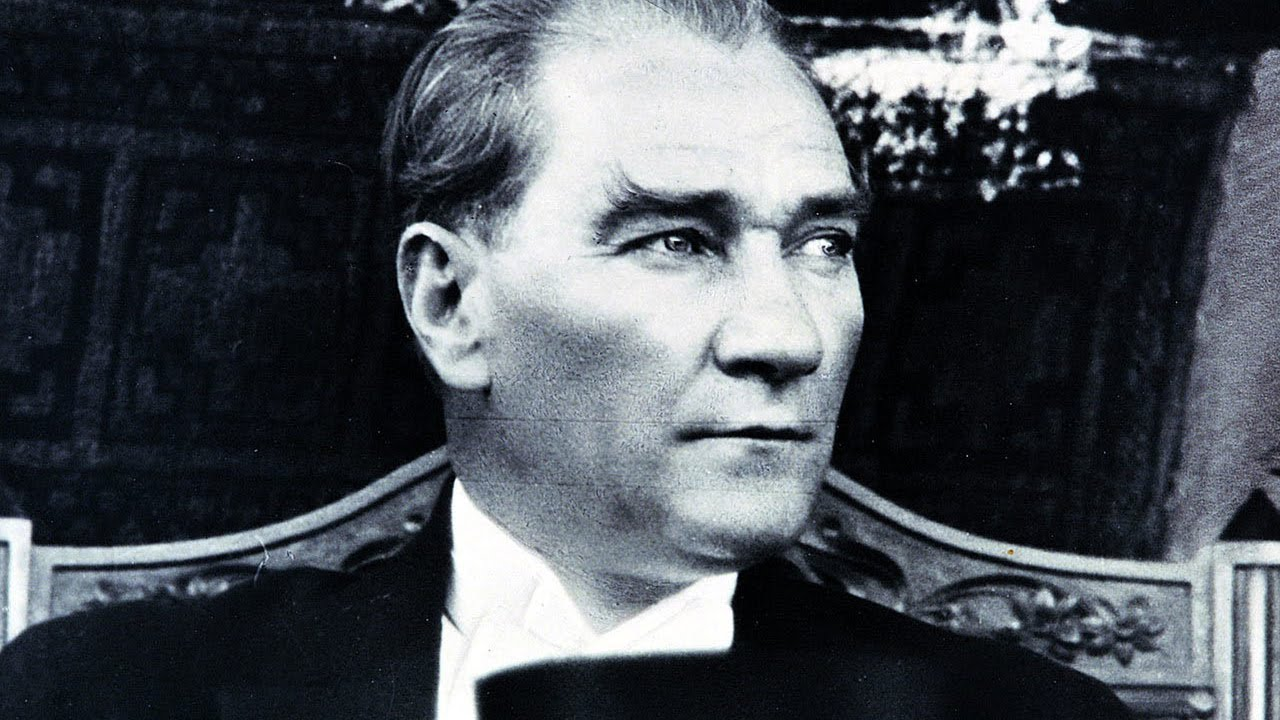
#> input picture 9 Advanced Modules/atatürk.jpg, 1280 x 720 px
$ python '6 pillow-foto-filtre.py'
#> lines starting #> are read from the running program, lines starting #| are printed output that depends on the picture
from PIL import Image,ImageFilter
#image = Image.open("kuş.jpg")   #resmi ekleme

#image.show()        #gösterme

#image.save("kuş2.jpg")  #kopya oluşturma

#image.rotate(180).save("kuş3.jpg")      #180 derece döndür ve kayıt et

#image.convert(mode = "L").save("kuş5.jpg")      #siyah beyaz yapma


            #boyut düşürme

#degistir = (960,600)
#image.thumbnail(degistir)
#image.save("kuş6.jpg")


                #resim bulurlaştırma

#image.filter(ImageFilter.GaussianBlur(5)).save("kuş7.jpg")


#resim kırpma

image2 = Image.open("atatürk.jpg")
#> image2 is the input picture: PIL image 1280x720 RGB; mean R, G, B 73.9, 78.9, 85.5
kirpilacak_alan = (340,0,950,600)
image2.crop(kirpilacak_alan).save("atatürk2.jpg")
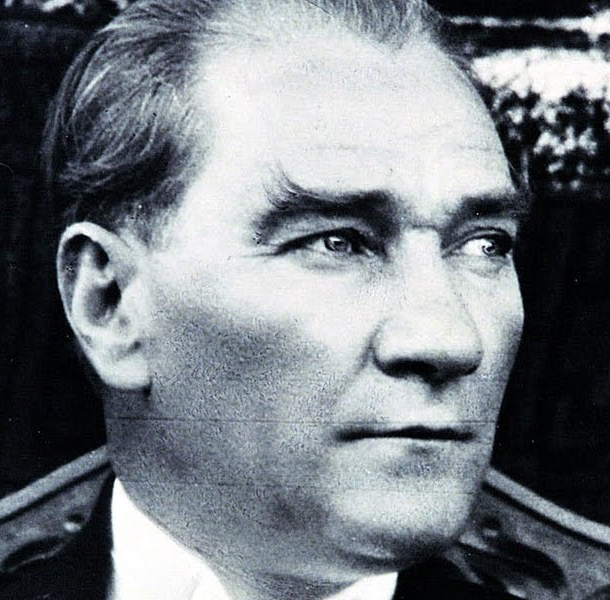
#> saved as atatürk2.jpg: PIL image 610x600 RGB; mean R, G, B 117.7, 123.3, 129.1

$ run again, with 9 Advanced Modules/kuş.jpg copied over 9 Advanced Modules/atatürk.jpg
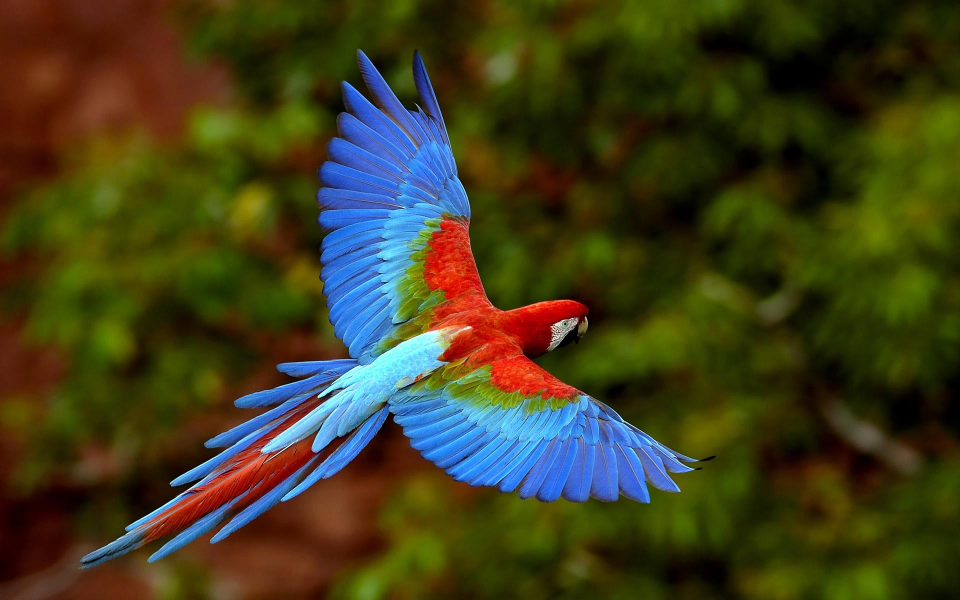
#> input picture 9 Advanced Modules/kuş.jpg, 1920 x 1200 px (shown at 1/2 size)
#> image2 is the input picture: PIL image 1920x1200 RGB; mean R, G, B 64, 61.5, 28.9
#> `image2.crop(kirpilacak_alan).save("atatürk2.jpg")`:
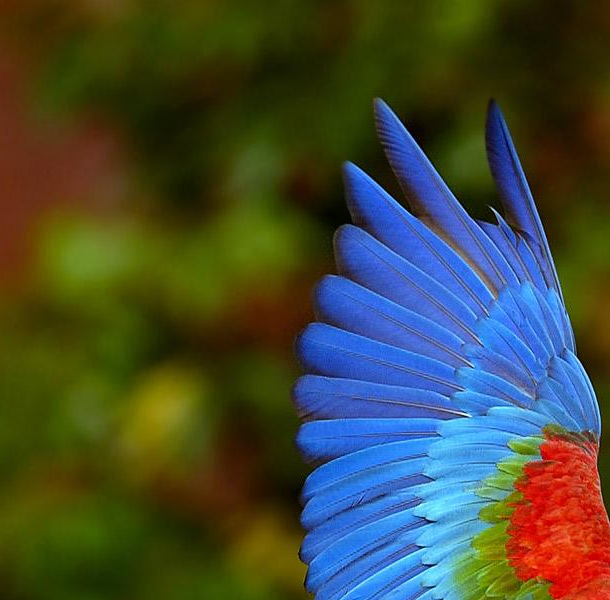
#> saved as atatürk2.jpg: PIL image 610x600 RGB; mean R, G, B 67.9, 74.4, 56
